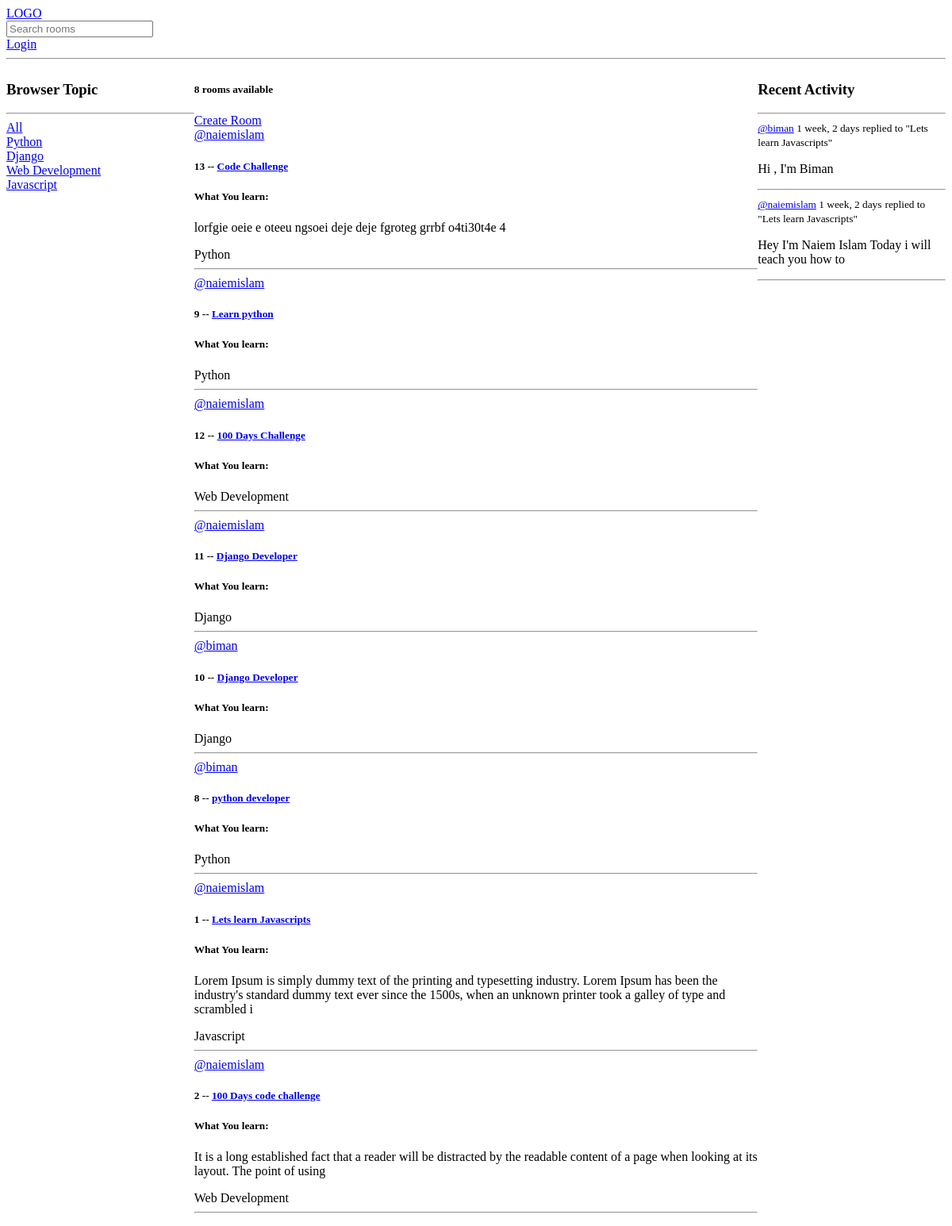
The app's page /, older data.
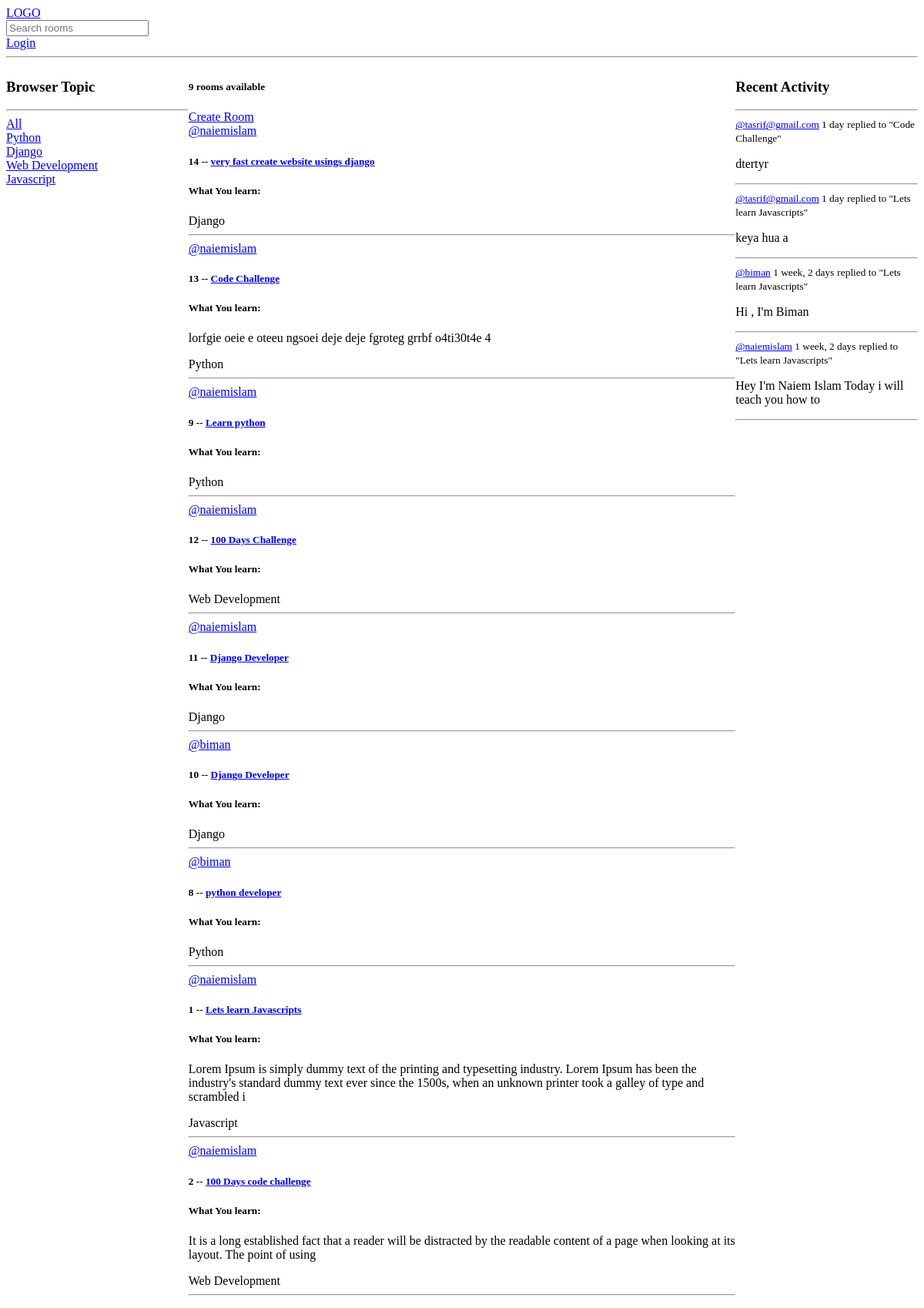
The same page, newer data.
### base/models.py (models this page shows, shortened)
class Topic(models.Model):
    name = models.CharField(max_length=200)

class Room(models.Model):
    host = models.ForeignKey(User, on_delete=models.SET_NULL, null=True)
    topic = models.ForeignKey(Topic, on_delete=models.SET_NULL, null=True)
    name = models.CharField(max_length=200)
    description = models.TextField(null=True, blank=True)
    participants = models.ManyToManyField(User, related_name='participants', blank=True)
    updated = models.DateTimeField(auto_now=True)
    created = models.DateTimeField(auto_now_add=True)
    class Meta:
        ordering = ['-updated', '-created']
    def __str__(self):
        return self.name

class Message(models.Model):
    user = models.ForeignKey(User, on_delete=models.CASCADE)
    room = models.ForeignKey(Room, on_delete=models.CASCADE)
    body = models.TextField()
    updated = models.DateTimeField(auto_now=True)
    created = models.DateTimeField(auto_now_add=True)
    class Meta:
        ordering = ['-updated', '-created']
    def __str__(self):
        return self.body[0:50]

### base/views.py (the view)
# urls.py: path('', views.home, name="home"),
def home(request):
    q = request.GET.get('q') if request.GET.get('q') != None else ''
    rooms =Room.objects.filter(
        Q(topic__name__icontains=q) |
        Q(name__icontains=q) |
        Q(description__icontains=q)
        )
    topics = Topic.objects.all()
    room_count = rooms.count()
    room_message = Message.objects.filter(
        Q(room__topic__name__icontains = q)
        )
    context= {'rooms':rooms, 'topics': topics, 'room_count': room_count, 'room_message': room_message}
    return render(request, 'base/home.html', context)

### base/templates/base/home.html (shortened to what this page needs)
<!DOCTYPE html>
<html lang="en">
<head>
</head>
<body>
    {% extends "main.html" %}
    {% block content %}
    <div class="home-container">
        <div class="aside-bar">
           {% include 'base/topics_components.html'%}
        </div>
        <div>
          {% include 'base/feed_components.html'%}
        </div>
        <div class="recent-active">
          {% include 'base/activity_companents.html'%}
    </div>
    {% endblock content %}

### base/templates/base/topics_components.html
<div>
    <h3>Browser Topic</h3>
    <hr>
    <div><a href="{% url 'home' %}">All</a></div>
    {% for topic in topics%}
    <div>
        <a href="{% url 'home'%}?q={{topic.name}}">{{topic.name}}</a>
    </div>
    {% endfor %}
</div>

### base/templates/base/feed_components.html (shortened to what this page needs)
<div>
    <h5>{{room_count}} rooms available</h5>
    <div>
        <a href="{% url 'create-room' %}">Create Room</a>
    </div>
    {%for room in rooms%}
    <div>
        <a href="{% url 'user-profile' room.host.id %}">
            @{{room.host.username}}
        </a>
        <h5>{{room.id}} -- <a href="/room/{{room.id}}">{{room.name}}</a></h5>
        <h5>What You learn:</h5>
        <p>{{room.description}}</p>
        <div>
            {{room.topic.name}}
        </div>
        <hr>
    </div>
    {% endfor %}
</div>

### base/templates/base/activity_companents.html (shortened to what this page needs)
<h3>Recent Activity</h3>
<hr>
{% for message in room_message %}
    <div>
        <small><a href=" {% url 'user-profile' message.user.id %}">@{{message.user}}</a> {{message.created | timesince}}</small>
        <small> replied to "{{message.room}}"</small>
        <p>{{message}}</p>
        <hr>
    </div>
{% endfor %}
</div>

Row changes from the older to the newer data that the page shows:
added Room: host.username "naiemislam", id "14", name "very fast create website usings django", topic.name "Django"
added Message: user "tasrif@gmail.com", created "1 day", room "Code Challenge", body "dtertyr"
added Message: user "tasrif@gmail.com", created "1 day", room "Lets learn Javascripts", body "keya hua a"
Text that changed along with them:
{{ room_count }}: "8" → "9"
